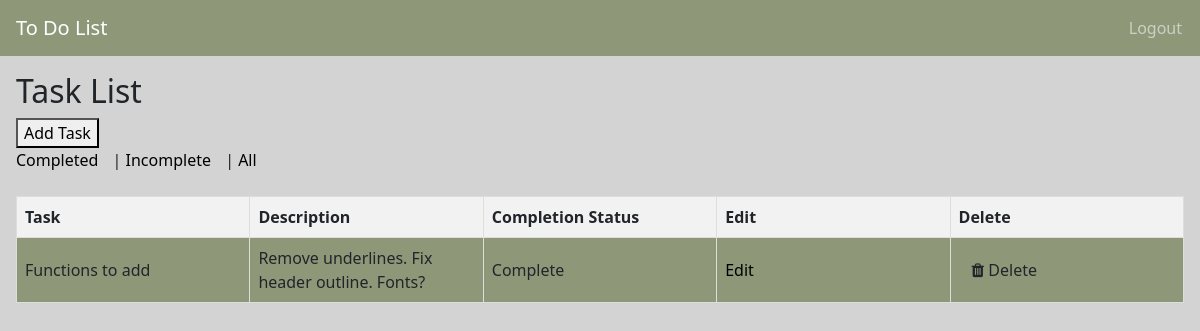
The app's page /tasks/?filter=completed (signed in) with its own data.
### todo_app/models.py (models this page shows, shortened)
class Task(models.Model):
    user = models.ForeignKey(User, on_delete=models.CASCADE)
    title = models.CharField(max_length=200)
    description = models.TextField()
    completed = models.BooleanField(default=False)

### todo_app/views.py (the view)
# urls.py: path('tasks/', TaskListView.as_view(), name='task_list'),
class TaskListView(LoginRequiredMixin, ListView):
    model = Task
    template_name = 'task_list.html'
    context_object_name = 'tasks'
    def get_queryset(self):
        filter_option = self.request.GET.get('filter')
        if filter_option == 'completed':
            return Task.objects.filter(user=self.request.user, completed=True)
        elif filter_option == 'incomplete':
            return Task.objects.filter(user=self.request.user, completed=False)
        else:
            return Task.objects.filter(user=self.request.user)

### todo_app/templates/task_list.html (shortened to what this page needs)
{% extends 'base.html' %}
{% load static %}
{% block content %}
<div class=containing-element>
    <h2>Task List</h2>
    <a href="{% url 'add_task' %}"><button>Add Task</button></a>
    <div>
        <a href="?filter=completed">Completed</a> |
        <a href="?filter=incomplete">Incomplete</a> |
        <a href="?filter=all">All</a>
    </div>
</div>
    <div class="table-container">
        <table>
            <thead class="table-headers">
                <tr>
                    <th>Task</th>
                    <th>Description</th>
                    <th>Completion Status</th>
                    <th>Edit</th>
                    <th>Delete</th>
                </tr>
            </thead>
            <tbody>
                {% for task in tasks %}
                    <tr>
                        <td>{{ task.title }}</td>
                        <td>{{ task.description }}</td>
                        <td>
                            {% if task.completed %}
                                Complete
                            {% else %}
                            <form action="{% url 'complete_task' task.id %}" method="post" style="display: inline;">
                                {% csrf_token %}
                                <button type="submit">Incomplete. Click to complete.</button>
                            </form>
                            {% endif %}
                        </td>
                        <td>
                            <a href="{% url 'edit_task' task.id %}">Edit</a>
                        </td>
                        <td>
                            <form action="{% url 'delete_task' task.id %}" method="post" style="display: inline;">
                                <button class="btn" type="submit" onclick="return confirm('Are you sure you want to delete this task?')"><i class="fa fa-trash"></i> Delete</button>
                            </form>
                        </td>
                    </tr>
                {% endfor %}
            </tbody>
        </table>
    </div>
{% endblock %}

### todo_app/static/css/styles.css (style rules this page uses)
html { background-color: lightgrey; color: white; }
body { display: block; margin: 0px; color: white; }
.containing-element { justify-content: center; margin-left: 16px; padding-top: 16px; padding-bottom: 16px; }
.table-container { margin: 8px; margin-right: 24px; }
table { width: 100%; table-layout: fixed; border-collapse: collapse; margin-bottom: 20px; margin: 8px; }
tbody { background-color: #8F9779; }
table th, table td { border: 1px solid #ddd; padding: 8px; text-align: left; }
table th { background-color: #f2f2f2; }
div a { margin-right: 10px; text-decoration: none; color: #000; }
.btn { border: none; color: white; padding: 12px 16px; font-size: 50px; cursor: pointer; }

### records on screen
Task: title "Functions to add", description "Remove underlines. Fix header outline. Fonts?", completed "Complete"
